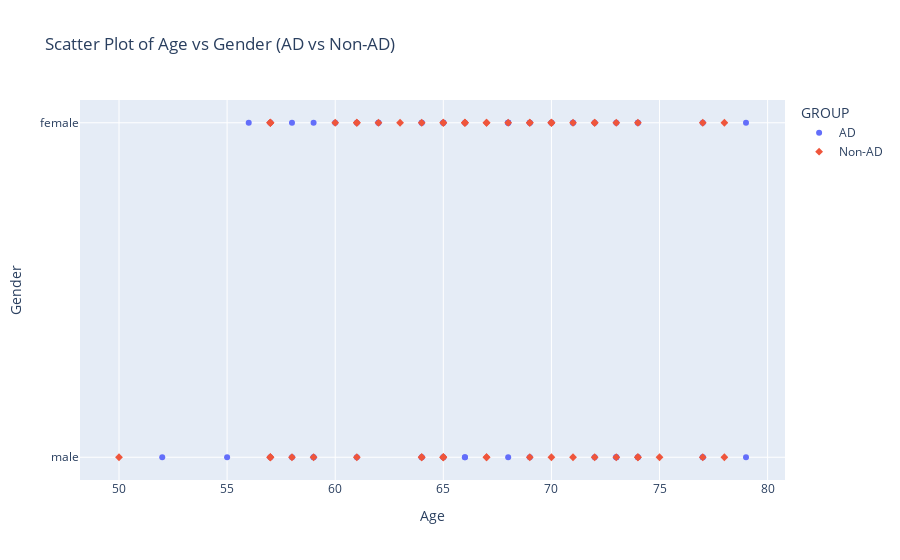

The notebook cell this image was saved under:
### Code cell
import pandas as pd
import plotly.express as px

# Sample data (assuming has_ad_cleaned and non_ad_cleaned exist)
df_ad = pd.DataFrame({
    "AGE": has_ad_cleaned["age"],
    "GENDER": has_ad_cleaned["gender"],
    "GROUP": "AD"  # Label for grouping
})

df_non_ad = pd.DataFrame({
    "AGE": non_ad_cleaned["age"],
    "GENDER": non_ad_cleaned["gender"],
    "GROUP": "Non-AD"  # Label for grouping
})

# Combine both datasets
df_combined = pd.concat([df_ad, df_non_ad])

# Scatter plot with different colors for AD and Non-AD
fig = px.scatter(df_combined, x="AGE", y="GENDER", color="GROUP",
                 title="Scatter Plot of Age vs Gender (AD vs Non-AD)",
                 labels={"AGE": "Age", "GENDER": "Gender"},
                 symbol="GROUP")  # Different symbols for AD vs Non-AD

fig.show()

### Figure 1 — Plotly figure (JSON) as saved in the notebook; plotly's stock layout.template omitted (floating-point values rounded to 4 significant figures)
{"data": [{"hovertemplate": "GROUP=AD<br>Age=%{x}<br>Gender=%{y}<extra></extra>", "legendgroup": "AD", "marker": {"color": "#636efa", "symbol": "circle"}, "mode": "markers", "name": "AD", "orientation": "h", "showlegend": true, "type": "scatter", "x": [59, 55, 69, 66, 52, 68, 57, 70, 65, 59, 74, 68, 64, 74, 71, 68, 68, 56, 64, 64, 77, 61, 73, 66, 66, 62, 77, 62, 69, 57, 73, 72, 59, 65, 58, 61, 74, 79, 64, 65, 69, 79, 65, 73, 60, 73, 77, 74, 70, 58, 72, 68, 65, 71], "xaxis": "x", "y": ["male", "male", "male", "male", "male", "male", "male", "female", "male", "male", "female", "female", "female", "female", "female", "female", "female", "female", "male", "male", "male", "male", "female", "female", "male", "female", "female", "female", "female", "female", "male", "female", "female", "female", "female", "female", "male", "male", "female", "female", "female", "female", "male", "male", "female", "male", "male", "male", "female", "male", "male", "female", "female", "female"], "yaxis": "y"}, {"hovertemplate": "GROUP=Non-AD<br>Age=%{x}<br>Gender=%{y}<extra></extra>", "legendgroup": "Non-AD", "marker": {"color": "#EF553B", "symbol": "diamond"}, "mode": "markers", "name": "Non-AD", "orientation": "h", "showlegend": true, "type": "scatter", "x": [74, 62, 69, 71, 74, 67, 71, 67, 70, 77, 57, 70, 63, 65, 72, 57, 58, 64, 73, 67, 78, 59, 72, 70, 57, 61, 65, 66, 73, 57, 66, 66, 57, 69, 64, 65, 65, 67, 70, 68, 69, 57, 60, 64, 65, 61, 57, 50, 72, 74, 75, 61, 78, 77], "xaxis": "x", "y": ["male", "female", "female", "female", "female", "female", "male", "male", "female", "male", "male", "female", "female", "female", "male", "female", "male", "female", "female", "female", "male", "male", "female", "female", "female", "female", "female", "female", "male", "male", "female", "female", "female", "male", "male", "male", "male", "male", "male", "female", "female", "female", "female", "male", "male", "female", "male", "male", "female", "male", "male", "male", "female", "female"], "yaxis": "y"}], "layout": {"legend": {"title": {"text": "GROUP"}, "tracegroupgap": 0}, "title": {"text": "Scatter Plot of Age vs Gender (AD vs Non-AD)"}, "xaxis": {"anchor": "y", "domain": [0, 1], "title": {"text": "Age"}}, "yaxis": {"anchor": "x", "domain": [0, 1], "title": {"text": "Gender"}}}}
